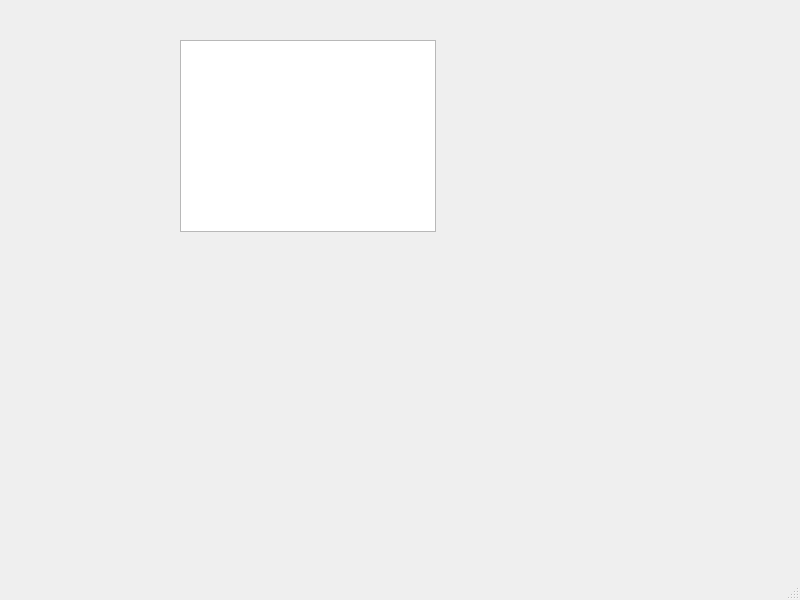
<?xml version="1.0" encoding="UTF-8"?>
<ui version="4.0">
 <class>MainWindow</class>
 <widget class="QMainWindow" name="MainWindow">
  <property name="geometry">
   <rect>
    <x>0</x>
    <y>0</y>
    <width>800</width>
    <height>600</height>
   </rect>
  </property>
  <property name="windowTitle">
   <string>MainWindow</string>
  </property>
  <widget class="QWidget" name="centralwidget">
   <widget class="QPlainTextEdit" name="plainTextEdit">
    <property name="geometry">
     <rect>
      <x>180</x>
      <y>40</y>
      <width>256</width>
      <height>192</height>
     </rect>
    </property>
   </widget>
  </widget>
  <widget class="QMenuBar" name="menubar">
   <property name="geometry">
    <rect>
     <x>0</x>
     <y>0</y>
     <width>800</width>
     <height>24</height>
    </rect>
   </property>
  </widget>
  <widget class="QStatusBar" name="statusbar"/>
 </widget>
 <resources/>
 <connections/>
</ui>
